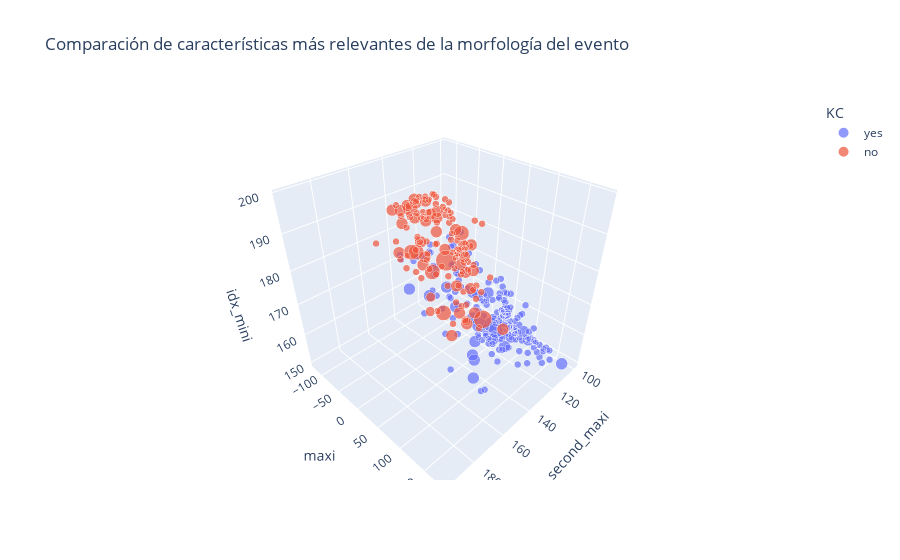

The code cell stored with this chart in its notebook:
### Code cell
sns.set_palette('husl')
fig = px.scatter_3d(df, 
                    x='idx_second_maxi', 
                    y='maxi', 
                    z='idx_mini',
                    color='KC',  # Diferenciar por la columna KC
                    size='num_of_zc_min_max',  # Tamaño de los puntos
                    title='Comparación de características más relevantes de la morfología del evento')
print('El tamaño de los puntos indica la cantidad de cruces por cero entre el mínimo y el máximo absoluto')
fig.show()

### Figure 1 — Plotly figure (JSON) as saved in the notebook; plotly's stock layout.template omitted (floating-point values rounded to 4 significant figures; data arrays with more than 128 entries replaced by an {"elided": "..."} marker saying what was removed)
{"data": [{"hovertemplate": "KC=yes<br>idx_second_maxi=%{x}<br>maxi=%{y}<br>idx_mini=%{z}<br>num_of_zc_min_max=%{marker.size}<extra></extra>", "legendgroup": "yes", "marker": {"color": "#636efa", "size": {"elided": "183 int values"}, "sizemode": "area", "sizeref": 0.0225, "symbol": "circle"}, "mode": "markers", "name": "yes", "scene": "scene", "showlegend": true, "type": "scatter3d", "x": {"elided": "183 int values"}, "y": {"elided": "183 float values"}, "z": {"elided": "183 int values"}}, {"hovertemplate": "KC=no<br>idx_second_maxi=%{x}<br>maxi=%{y}<br>idx_mini=%{z}<br>num_of_zc_min_max=%{marker.size}<extra></extra>", "legendgroup": "no", "marker": {"color": "#EF553B", "size": {"elided": "183 int values"}, "sizemode": "area", "sizeref": 0.0225, "symbol": "circle"}, "mode": "markers", "name": "no", "scene": "scene", "showlegend": true, "type": "scatter3d", "x": {"elided": "183 int values"}, "y": {"elided": "183 float values"}, "z": {"elided": "183 int values"}}], "layout": {"legend": {"itemsizing": "constant", "title": {"text": "KC"}, "tracegroupgap": 0}, "scene": {"domain": {"x": [0, 1], "y": [0, 1]}, "xaxis": {"title": {"text": "idx_second_maxi"}}, "yaxis": {"title": {"text": "maxi"}}, "zaxis": {"title": {"text": "idx_mini"}}}, "title": {"text": "Comparación de características más relevantes de la morfología del evento"}}}
